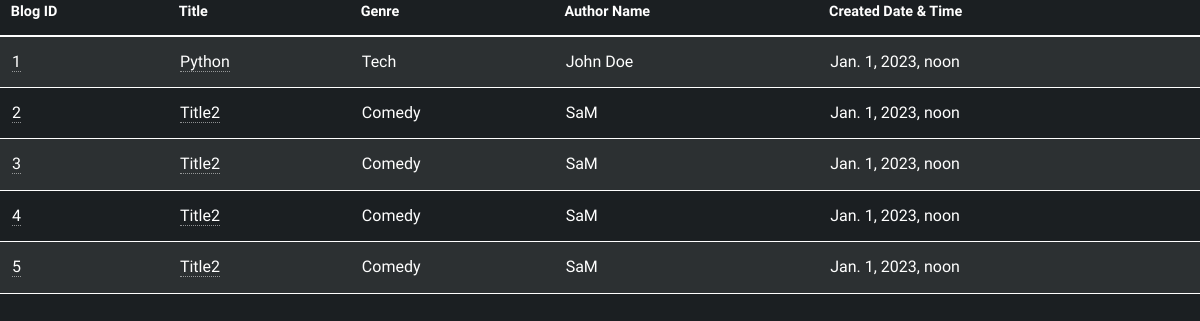
The app's page /blogs/ with its own data.
### blogs/models.py (models this page shows, shortened)
class blogs(models.Model):
    status_li = [(1, 'Active'), (2, 'Inactive'), (3, 'InProgress'), (4, 'EOL')]
    id = models.IntegerField(primary_key=True)
    title = models.CharField(max_length=100)
    content = models.TextField()
    footer = models.CharField(max_length=100)
    genre = models.CharField(max_length=10)
    author_name = models.CharField(max_length=20)
    created_time = models.DateTimeField(auto_now=True)
    status = models.CharField(max_length=20, choices=status_li)

### blogs/views.py (the view)
# urls.py: path('', views.blog, name='blogs'),
def blog(request):
    data = blogs.objects.all()
    return render(request, 'blogs/blogs.html', {'data' : data})

### blogs/templates/blogs/blogs.html (shortened to what this page needs)
<!DOCTYPE HTML>
{% load static%}
<html>
	<head>
		<link rel="stylesheet" href="{% static 'home/css/main.css' %}" />
	</head>
	<body>
		<table border="1">
			<thead>
				<tr>
					<th>Blog ID</th>
					<th>Title</th>
					<th>Genre</th>
					<th>Author Name</th>
					<th>Created Date & Time</th>
				</tr>
			</thead>
			<tbody>
				{% for item in data %}
					<tr>
						<td><a href="{% url 'blog_post' item.id %}">{{ item.id}}</td>
						<td><a href="{% url 'blog_post' item.id %}">{{ item.title }}</td>
						<td>{{ item.genre }}</td>
						<td>{{ item.author_name }}</td>
						<td>{{ item.created_time }}</td>
					</tr>
				{% endfor %}
			</tbody>
		</table>
	</body>
	</html>
</html>

### home/static/home/css/main.css (style rules this page uses)
html, body, div, span, applet, object, iframe, h1, h2, h3, h4, h5, h6, p, blockquote, pre, a, abbr, acronym, address, big, cite, code, del, dfn, em, img, ins, kbd, q, s, samp, small, strike, strong, sub, sup, tt, var, b, u, i, center, dl, dt, dd, ol, ul, li, fieldset, form, label, legend, table, caption, tbody, tfoot, thead, tr, th, td, article, aside, canvas, details, embed, figure, figcaption, footer, header, hgroup, menu, nav, output, ruby, section, summary, time, mark, audio, video { margin: 0; padding: 0; border: 0; font-size: 100%; font: inherit; vertical-align: baseline; }
body { line-height: 1; }
table { border-collapse: collapse; border-spacing: 0; }
body { -webkit-text-size-adjust: none; }
html { box-sizing: border-box; }
*, *:before, *:after { box-sizing: inherit; }
body { background: #1b1f22; }
html { font-size: 16pt; }
@media screen and (max-width: 1680px) { html { font-size: 12pt; } }
body, input, select, textarea { color: #ffffff; font-family: "Source Sans Pro", sans-serif; font-weight: 300; font-size: 1rem; line-height: 1.65; }
a { -moz-transition: color 0.2s ease-in-out, background-color 0.2s ease-in-out, border-bottom-color 0.2s ease-in-out; -webkit-transition: color 0.2s ease-in-out, background-color 0.2s ease-in-out, border-bottom-color 0.2s ease-in-out; -ms-transition: color 0.2s ease-in-out, background-color 0.2s ease-in-out, border-bottom-color 0.2s ease-in-out; transition: color 0.2s ease-in-out, background-color 0.2s ease-in-out, border-bottom-color 0.2s ease-in-out; border-bottom: dotted 1px rgba(255, 255, 255, 0.5); text-decoration: none; color: inherit; }
table { margin: 0 0 2rem 0; width: 100%; }
table tbody tr { border: solid 1px #ffffff; border-left: 0; border-right: 0; }
table tbody tr:nth-child(2n + 1) { background-color: rgba(255, 255, 255, 0.075); }
table td { padding: 0.75em 0.75em; }
table th { color: #ffffff; font-size: 0.9em; font-weight: 600; padding: 0 0.75em 0.75em 0.75em; text-align: left; }
table thead { border-bottom: solid 2px #ffffff; }

### records on screen
blogs: id "1", title "Python", genre "Tech", author_name "John Doe", created_time "Jan. 1, 2023, noon"
blogs: id "2", title "Title2", genre "Comedy", author_name "SaM", created_time "Jan. 1, 2023, noon"
blogs: id "3", title "Title2", genre "Comedy", author_name "SaM", created_time "Jan. 1, 2023, noon"
blogs: id "4", title "Title2", genre "Comedy", author_name "SaM", created_time "Jan. 1, 2023, noon"
blogs: id "5", title "Title2", genre "Comedy", author_name "SaM", created_time "Jan. 1, 2023, noon"
